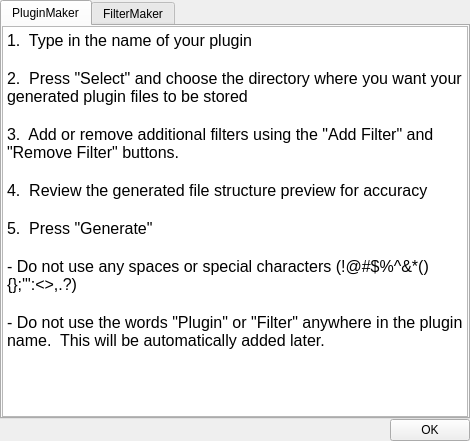
<?xml version="1.0" encoding="UTF-8"?>
<ui version="4.0">
 <class>helpWidget</class>
 <widget class="QWidget" name="helpWidget">
  <property name="geometry">
   <rect>
    <x>0</x>
    <y>0</y>
    <width>470</width>
    <height>441</height>
   </rect>
  </property>
  <property name="sizePolicy">
   <sizepolicy hsizetype="Preferred" vsizetype="Preferred">
    <horstretch>0</horstretch>
    <verstretch>0</verstretch>
   </sizepolicy>
  </property>
  <property name="minimumSize">
   <size>
    <width>0</width>
    <height>0</height>
   </size>
  </property>
  <property name="maximumSize">
   <size>
    <width>16225487</width>
    <height>16225487</height>
   </size>
  </property>
  <property name="windowTitle">
   <string>DevHelper Help</string>
  </property>
  <layout class="QGridLayout" name="gridLayout">
   <property name="leftMargin">
    <number>0</number>
   </property>
   <property name="topMargin">
    <number>0</number>
   </property>
   <property name="rightMargin">
    <number>0</number>
   </property>
   <property name="bottomMargin">
    <number>0</number>
   </property>
   <property name="spacing">
    <number>0</number>
   </property>
   <item row="0" column="0">
    <widget class="QTabWidget" name="tabWidget">
     <property name="tabPosition">
      <enum>QTabWidget::North</enum>
     </property>
     <property name="currentIndex">
      <number>0</number>
     </property>
     <widget class="QWidget" name="pluginMakerTab">
      <attribute name="title">
       <string>PluginMaker</string>
      </attribute>
      <layout class="QGridLayout" name="gridLayout_2">
       <property name="leftMargin">
        <number>0</number>
       </property>
       <property name="topMargin">
        <number>0</number>
       </property>
       <property name="rightMargin">
        <number>0</number>
       </property>
       <property name="bottomMargin">
        <number>0</number>
       </property>
       <property name="spacing">
        <number>0</number>
       </property>
       <item row="0" column="0">
        <widget class="QTextEdit" name="pluginMakerTextEdit">
         <property name="font">
          <font>
           <family>Arial</family>
          </font>
         </property>
         <property name="readOnly">
          <bool>true</bool>
         </property>
         <property name="html">
          <string>&lt;!DOCTYPE HTML PUBLIC &quot;-//W3C//DTD HTML 4.0//EN&quot; &quot;http://www.w3.org/TR/REC-html40/strict.dtd&quot;&gt;
&lt;html&gt;&lt;head&gt;&lt;meta name=&quot;qrichtext&quot; content=&quot;1&quot; /&gt;&lt;style type=&quot;text/css&quot;&gt;
p, li { white-space: pre-wrap; }
&lt;/style&gt;&lt;/head&gt;&lt;body style=&quot; font-family:'Arial'; font-size:8.25pt; font-weight:400; font-style:normal;&quot;&gt;
&lt;p style=&quot; margin-top:0px; margin-bottom:0px; margin-left:0px; margin-right:0px; -qt-block-indent:0; text-indent:0px;&quot;&gt;&lt;span style=&quot; font-family:'MS Shell Dlg 2'; font-size:12pt;&quot;&gt;1.  Type in the name of your plugin&lt;/span&gt;&lt;/p&gt;
&lt;p style=&quot;-qt-paragraph-type:empty; margin-top:0px; margin-bottom:0px; margin-left:0px; margin-right:0px; -qt-block-indent:0; text-indent:0px; font-family:'MS Shell Dlg 2'; font-size:12pt;&quot;&gt;&lt;br /&gt;&lt;/p&gt;
&lt;p style=&quot; margin-top:0px; margin-bottom:0px; margin-left:0px; margin-right:0px; -qt-block-indent:0; text-indent:0px;&quot;&gt;&lt;span style=&quot; font-family:'MS Shell Dlg 2'; font-size:12pt;&quot;&gt;2.  Press &amp;quot;Select&amp;quot; and choose the directory where you want your generated plugin files to be stored&lt;/span&gt;&lt;/p&gt;
&lt;p style=&quot;-qt-paragraph-type:empty; margin-top:0px; margin-bottom:0px; margin-left:0px; margin-right:0px; -qt-block-indent:0; text-indent:0px; font-family:'MS Shell Dlg 2'; font-size:12pt;&quot;&gt;&lt;br /&gt;&lt;/p&gt;
&lt;p style=&quot; margin-top:0px; margin-bottom:0px; margin-left:0px; margin-right:0px; -qt-block-indent:0; text-indent:0px;&quot;&gt;&lt;span style=&quot; font-family:'MS Shell Dlg 2'; font-size:12pt;&quot;&gt;3.  Add or remove additional filters using the &amp;quot;Add Filter&amp;quot; and &amp;quot;Remove Filter&amp;quot; buttons.&lt;/span&gt;&lt;/p&gt;
&lt;p style=&quot;-qt-paragraph-type:empty; margin-top:0px; margin-bottom:0px; margin-left:0px; margin-right:0px; -qt-block-indent:0; text-indent:0px; font-family:'MS Shell Dlg 2'; font-size:12pt;&quot;&gt;&lt;br /&gt;&lt;/p&gt;
&lt;p style=&quot; margin-top:0px; margin-bottom:0px; margin-left:0px; margin-right:0px; -qt-block-indent:0; text-indent:0px;&quot;&gt;&lt;span style=&quot; font-family:'MS Shell Dlg 2'; font-size:12pt;&quot;&gt;4.  Review the generated file structure preview for accuracy&lt;/span&gt;&lt;/p&gt;
&lt;p style=&quot;-qt-paragraph-type:empty; margin-top:0px; margin-bottom:0px; margin-left:0px; margin-right:0px; -qt-block-indent:0; text-indent:0px; font-family:'MS Shell Dlg 2'; font-size:12pt;&quot;&gt;&lt;br /&gt;&lt;/p&gt;
&lt;p style=&quot; margin-top:0px; margin-bottom:0px; margin-left:0px; margin-right:0px; -qt-block-indent:0; text-indent:0px;&quot;&gt;&lt;span style=&quot; font-family:'MS Shell Dlg 2'; font-size:12pt;&quot;&gt;5.  Press &amp;quot;Generate&amp;quot;&lt;/span&gt;&lt;/p&gt;
&lt;p style=&quot;-qt-paragraph-type:empty; margin-top:0px; margin-bottom:0px; margin-left:0px; margin-right:0px; -qt-block-indent:0; text-indent:0px; font-family:'MS Shell Dlg 2'; font-size:12pt;&quot;&gt;&lt;br /&gt;&lt;/p&gt;
&lt;p style=&quot; margin-top:0px; margin-bottom:0px; margin-left:0px; margin-right:0px; -qt-block-indent:0; text-indent:0px;&quot;&gt;&lt;span style=&quot; font-family:'MS Shell Dlg 2'; font-size:12pt;&quot;&gt;- Do not use any spaces or special characters (!@#$%^&amp;amp;*(){};'&amp;quot;:&amp;lt;&amp;gt;,.?)&lt;/span&gt;&lt;/p&gt;
&lt;p style=&quot;-qt-paragraph-type:empty; margin-top:0px; margin-bottom:0px; margin-left:0px; margin-right:0px; -qt-block-indent:0; text-indent:0px; font-family:'MS Shell Dlg 2'; font-size:12pt;&quot;&gt;&lt;br /&gt;&lt;/p&gt;
&lt;p style=&quot; margin-top:0px; margin-bottom:0px; margin-left:0px; margin-right:0px; -qt-block-indent:0; text-indent:0px;&quot;&gt;&lt;span style=&quot; font-family:'MS Shell Dlg 2'; font-size:12pt;&quot;&gt;- Do not use the words &amp;quot;Plugin&amp;quot; or &amp;quot;Filter&amp;quot; anywhere in the plugin name.  This will be automatically added later.&lt;/span&gt;&lt;/p&gt;&lt;/body&gt;&lt;/html&gt;</string>
         </property>
         <property name="tabStopWidth">
          <number>4</number>
         </property>
        </widget>
       </item>
      </layout>
     </widget>
     <widget class="QWidget" name="filterMakerTab">
      <attribute name="title">
       <string>FilterMaker</string>
      </attribute>
      <layout class="QGridLayout" name="gridLayout_3">
       <property name="leftMargin">
        <number>0</number>
       </property>
       <property name="topMargin">
        <number>0</number>
       </property>
       <property name="rightMargin">
        <number>0</number>
       </property>
       <property name="bottomMargin">
        <number>0</number>
       </property>
       <property name="spacing">
        <number>0</number>
       </property>
       <item row="0" column="0">
        <widget class="QTextEdit" name="textEdit">
         <property name="font">
          <font>
           <family>Arial</family>
          </font>
         </property>
         <property name="html">
          <string>&lt;!DOCTYPE HTML PUBLIC &quot;-//W3C//DTD HTML 4.0//EN&quot; &quot;http://www.w3.org/TR/REC-html40/strict.dtd&quot;&gt;
&lt;html&gt;&lt;head&gt;&lt;meta name=&quot;qrichtext&quot; content=&quot;1&quot; /&gt;&lt;style type=&quot;text/css&quot;&gt;
p, li { white-space: pre-wrap; }
&lt;/style&gt;&lt;/head&gt;&lt;body style=&quot; font-family:'Arial'; font-size:8.25pt; font-weight:400; font-style:normal;&quot;&gt;
&lt;p style=&quot; margin-top:0px; margin-bottom:0px; margin-left:0px; margin-right:0px; -qt-block-indent:0; text-indent:0px;&quot;&gt;&lt;span style=&quot; font-family:'MS Shell Dlg 2'; font-size:12pt;&quot;&gt;1.  Press &amp;quot;Select&amp;quot; and choose the top-level directory of the plugin where you want your new filter to be stored&lt;/span&gt;&lt;/p&gt;
&lt;p style=&quot;-qt-paragraph-type:empty; margin-top:0px; margin-bottom:0px; margin-left:0px; margin-right:0px; -qt-block-indent:0; text-indent:0px; font-family:'MS Shell Dlg 2'; font-size:12pt;&quot;&gt;&lt;br /&gt;&lt;/p&gt;
&lt;p style=&quot; margin-top:0px; margin-bottom:0px; margin-left:0px; margin-right:0px; -qt-block-indent:0; text-indent:0px;&quot;&gt;&lt;span style=&quot; font-family:'MS Shell Dlg 2'; font-size:12pt;&quot;&gt;2.  Enter the name of your new filter.&lt;/span&gt;&lt;/p&gt;
&lt;p style=&quot;-qt-paragraph-type:empty; margin-top:0px; margin-bottom:0px; margin-left:0px; margin-right:0px; -qt-block-indent:0; text-indent:0px; font-family:'MS Shell Dlg 2'; font-size:12pt;&quot;&gt;&lt;br /&gt;&lt;/p&gt;
&lt;p style=&quot; margin-top:0px; margin-bottom:0px; margin-left:0px; margin-right:0px; -qt-block-indent:0; text-indent:0px;&quot;&gt;&lt;span style=&quot; font-family:'MS Shell Dlg 2'; font-size:12pt;&quot;&gt;3.  Decide whether to make your filter public or private, and select the appropriate button.&lt;/span&gt;&lt;/p&gt;
&lt;p style=&quot;-qt-paragraph-type:empty; margin-top:0px; margin-bottom:0px; margin-left:0px; margin-right:0px; -qt-block-indent:0; text-indent:0px; font-family:'MS Shell Dlg 2'; font-size:12pt;&quot;&gt;&lt;br /&gt;&lt;/p&gt;
&lt;p style=&quot; margin-top:0px; margin-bottom:0px; margin-left:0px; margin-right:0px; -qt-block-indent:0; text-indent:0px;&quot;&gt;&lt;span style=&quot; font-family:'MS Shell Dlg 2'; font-size:12pt;&quot;&gt;4.  Press the plus icon to add filter parameters to your new filter.&lt;/span&gt;&lt;/p&gt;
&lt;p style=&quot;-qt-paragraph-type:empty; margin-top:0px; margin-bottom:0px; margin-left:0px; margin-right:0px; -qt-block-indent:0; text-indent:0px; font-family:'MS Shell Dlg 2'; font-size:12pt;&quot;&gt;&lt;br /&gt;&lt;/p&gt;
&lt;p style=&quot; margin-top:0px; margin-bottom:0px; margin-left:0px; margin-right:0px; -qt-block-indent:0; text-indent:0px;&quot;&gt;&lt;span style=&quot; font-family:'MS Shell Dlg 2'; font-size:12pt;&quot;&gt;5.  To the right of the filter parameters table, please preview all files that will be generated for accuracy.&lt;/span&gt;&lt;/p&gt;
&lt;p style=&quot;-qt-paragraph-type:empty; margin-top:0px; margin-bottom:0px; margin-left:0px; margin-right:0px; -qt-block-indent:0; text-indent:0px; font-family:'MS Shell Dlg 2'; font-size:12pt;&quot;&gt;&lt;br /&gt;&lt;/p&gt;
&lt;p style=&quot; margin-top:0px; margin-bottom:0px; margin-left:0px; margin-right:0px; -qt-block-indent:0; text-indent:0px;&quot;&gt;&lt;span style=&quot; font-family:'MS Shell Dlg 2'; font-size:12pt;&quot;&gt;6.  Press &amp;quot;Generate&amp;quot;&lt;/span&gt;&lt;/p&gt;
&lt;p style=&quot;-qt-paragraph-type:empty; margin-top:0px; margin-bottom:0px; margin-left:0px; margin-right:0px; -qt-block-indent:0; text-indent:0px; font-family:'MS Shell Dlg 2'; font-size:12pt;&quot;&gt;&lt;br /&gt;&lt;/p&gt;
&lt;p style=&quot; margin-top:0px; margin-bottom:0px; margin-left:0px; margin-right:0px; -qt-block-indent:0; text-indent:0px;&quot;&gt;&lt;span style=&quot; font-family:'MS Shell Dlg 2'; font-size:12pt;&quot;&gt;- Do not use any spaces or special characters (!@#$%^&amp;amp;*(){};'&amp;quot;:&amp;lt;&amp;gt;,.?)&lt;/span&gt;&lt;/p&gt;&lt;/body&gt;&lt;/html&gt;</string>
         </property>
        </widget>
       </item>
      </layout>
     </widget>
    </widget>
   </item>
   <item row="1" column="0">
    <layout class="QHBoxLayout" name="horizontalLayout">
     <item>
      <spacer name="horizontalSpacer">
       <property name="orientation">
        <enum>Qt::Horizontal</enum>
       </property>
       <property name="sizeHint" stdset="0">
        <size>
         <width>375</width>
         <height>20</height>
        </size>
       </property>
      </spacer>
     </item>
     <item>
      <widget class="QPushButton" name="helpOKButton">
       <property name="text">
        <string>OK</string>
       </property>
      </widget>
     </item>
    </layout>
   </item>
  </layout>
 </widget>
 <resources/>
 <connections>
  <connection>
   <sender>helpOKButton</sender>
   <signal>clicked()</signal>
   <receiver>helpWidget</receiver>
   <slot>close()</slot>
   <hints>
    <hint type="sourcelabel">
     <x>447</x>
     <y>273</y>
    </hint>
    <hint type="destinationlabel">
     <x>365</x>
     <y>260</y>
    </hint>
   </hints>
  </connection>
 </connections>
</ui>
